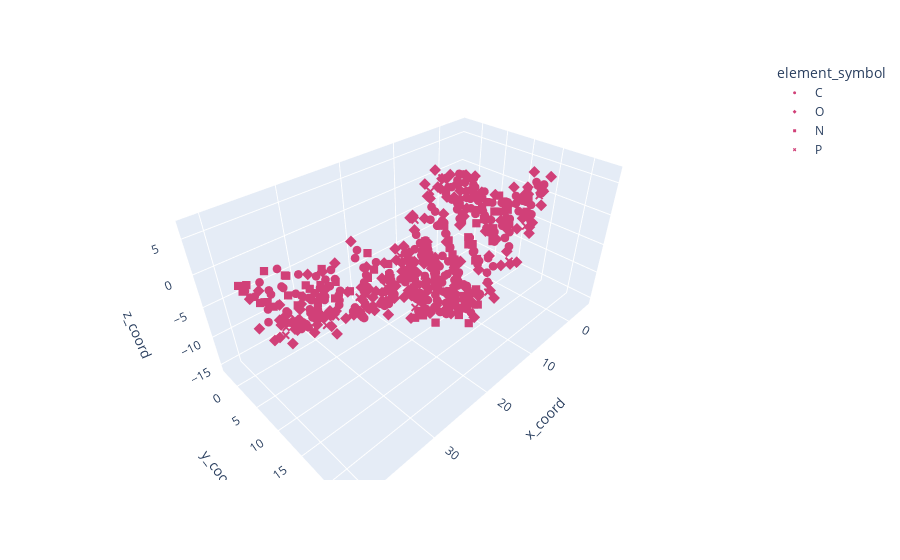

Write notebook code for a chart like this one.
### Code cell
import plotly.express as px
fig = px.scatter_3d(atomic_df, x='x_coord', y='y_coord', z='z_coord',
              symbol='element_symbol', color_discrete_sequence=['#d14078'])
fig.update_traces(marker_size = 3)
fig.update_layout({'paper_bgcolor':'rgba(0,0,0,0)'})

fig.show()

### Figure 1 — Plotly figure (JSON) as saved in the notebook; plotly's stock layout.template omitted (floating-point values rounded to 4 significant figures; data arrays with more than 128 entries replaced by an {"elided": "..."} marker saying what was removed)
{"data": [{"hovertemplate": "element_symbol=C<br>x_coord=%{x}<br>y_coord=%{y}<br>z_coord=%{z}<extra></extra>", "legendgroup": "C", "marker": {"color": "#d14078", "size": 3, "symbol": "circle"}, "mode": "markers", "name": "C", "scene": "scene", "showlegend": true, "type": "scatter3d", "x": {"elided": "226 float values"}, "y": {"elided": "226 float values"}, "z": {"elided": "226 float values"}}, {"hovertemplate": "element_symbol=O<br>x_coord=%{x}<br>y_coord=%{y}<br>z_coord=%{z}<extra></extra>", "legendgroup": "O", "marker": {"color": "#d14078", "size": 3, "symbol": "diamond"}, "mode": "markers", "name": "O", "scene": "scene", "showlegend": true, "type": "scatter3d", "x": {"elided": "169 float values"}, "y": {"elided": "169 float values"}, "z": {"elided": "169 float values"}}, {"hovertemplate": "element_symbol=N<br>x_coord=%{x}<br>y_coord=%{y}<br>z_coord=%{z}<extra></extra>", "legendgroup": "N", "marker": {"color": "#d14078", "size": 3, "symbol": "square"}, "mode": "markers", "name": "N", "scene": "scene", "showlegend": true, "type": "scatter3d", "x": [9.269, 7.8, 8.578, 6.83, 6.559, 8.262, 5.564, 6.536, 8.356, 7.14, 6.708, 8.124, 6.558, 11.87, 11.4, 10.38, 10.56, 9.526, 13.66, 14.53, 20.08, 20.13, 18.93, 18.1, 18.83, 23.03, 22.09, 27.55, 26.24, 27.14, 26.21, 28.52, 30.71, 30.86, 38.47, 39.5, 39.02, 39.16, 37.24, 41.11, 39.65, 37.55, 40.49, 39.82, 38.58, 38.86, 37.49, 30.45, 29.61, 22.09, 22.53, 23.76, 25.67, 24.89, 23.08, 24.1, 26.33, 23.41, 25.07, 26.98, 18.27, 16.72, 14.65, 13.53, 13.66, 9.785, 9.457, 10.49, 6.23, 4.831, 7.968, 7.169, 5.443, 4.873, 3.502, 2.937, 4.534, 2.715, 5.322, 5.008, 3.395, 3.124, 1.94, 2.157, 3.99], "y": [13.44, 13.8, 14.45, 9.325, 10.16, 11.23, 5.722, 7.14, 6.463, 6.071, 4.751, 4.704, 3.6, 5.976, 6.294, 4.546, 3.367, 2.841, 3.142, 3.785, 5.829, 6.11, 4.137, 3.253, 4.423, 3.651, 3.226, -0.68, -1.932, 2.625, 4.365, 4.13, 1.741, 3.529, 3.427, 1.724, -0.468, 7.889, 8.764, 7.312, 8.202, 8.961, 11.26, 12.2, 12.69, 11.71, 13.0, 15.24, 13.24, 22.98, 22.92, 23.2, 23.27, 23.11, 19.53, 20.06, 20.5, 15.89, 17.26, 17.87, 8.716, 6.989, 9.757, 8.289, 8.488, 9.471, 8.477, 9.371, 8.3, 8.122, 9.795, 10.69, 9.679, 9.974, 8.396, 9.205, 11.63, 10.3, 13.41, 12.36, 12.05, 13.3, 11.98, 15.36, 16.48], "z": [3.756, 1.922, -0.122, 2.459, 0.29, -0.779, -1.089, -2.648, -7.084, -9.006, -7.174, -3.855, -5.037, -8.485, -10.72, -9.648, -6.242, -8.177, -9.796, -7.725, -7.1, -9.477, -6.05, -8.865, -10.65, -9.46, -7.362, -7.802, -6.312, -5.733, -6.902, -6.983, -5.469, -6.794, -2.474, -1.15, -1.737, 4.73, 3.593, 3.639, 1.06, 1.22, 2.681, 0.705, 2.576, 5.978, 4.716, 4.251, 5.016, -0.887, 1.471, -2.486, -0.109, 1.974, -0.296, -2.358, -2.496, -3.128, -4.138, -2.977, -8.177, -8.279, -10.1, -8.683, -6.429, -10.76, -8.615, -6.797, -5.265, -7.193, -5.093, -7.95, -8.962, -1.968, -1.027, -3.138, -5.248, -5.31, 0.803, 2.807, 1.178, -2.156, -0.767, 2.357, 1.45]}, {"hovertemplate": "element_symbol=P<br>x_coord=%{x}<br>y_coord=%{y}<br>z_coord=%{z}<extra></extra>", "legendgroup": "P", "marker": {"color": "#d14078", "size": 3, "symbol": "x"}, "mode": "markers", "name": "P", "scene": "scene", "showlegend": true, "type": "scatter3d", "x": [11.29, 8.021, 6.508, 7.882, 11.53, 16.41, 21.89, 27.12, 32.87, 36.3, 38.82, 36.4, 34.77, 29.51, 25.49, 22.15, 19.3, 17.35, 12.22, 6.785, 1.484, -1.763, -3.124], "y": [8.709, 4.188, 0.435, -1.613, -1.45, 0.416, 1.527, 1.552, 0.325, 4.364, 9.117, 14.05, 18.09, 20.49, 18.2, 14.41, 11.78, 14.15, 14.1, 13.3, 12.99, 13.1, 13.88], "z": [5.144, 3.806, -0.225, -5.609, -10.74, -13.48, -14.22, -12.61, -10.25, -7.111, -3.701, -0.654, 4.51, 1.553, 4.128, 1.626, -4.098, -8.881, -12.47, -12.8, -9.701, -4.641, 0.428]}], "layout": {"legend": {"title": {"text": "element_symbol"}, "tracegroupgap": 0}, "margin": {"t": 60}, "paper_bgcolor": "rgba(0,0,0,0)", "scene": {"domain": {"x": [0, 1], "y": [0, 1]}, "xaxis": {"title": {"text": "x_coord"}}, "yaxis": {"title": {"text": "y_coord"}}, "zaxis": {"title": {"text": "z_coord"}}}}}
